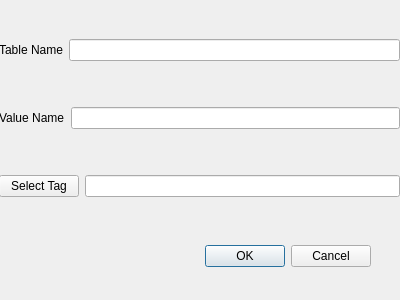
<?xml version="1.0" encoding="UTF-8"?>
<ui version="4.0">
 <class>AddLogValueDialog</class>
 <widget class="QDialog" name="AddLogValueDialog">
  <property name="geometry">
   <rect>
    <x>0</x>
    <y>0</y>
    <width>400</width>
    <height>300</height>
   </rect>
  </property>
  <property name="windowTitle">
   <string>Dialog</string>
  </property>
  <widget class="QDialogButtonBox" name="buttonBox">
   <property name="geometry">
    <rect>
     <x>30</x>
     <y>240</y>
     <width>341</width>
     <height>32</height>
    </rect>
   </property>
   <property name="orientation">
    <enum>Qt::Horizontal</enum>
   </property>
   <property name="standardButtons">
    <set>QDialogButtonBox::Cancel|QDialogButtonBox::Ok</set>
   </property>
  </widget>
  <widget class="QWidget" name="gridLayoutWidget">
   <property name="geometry">
    <rect>
     <x>-1</x>
     <y>-1</y>
     <width>401</width>
     <height>241</height>
    </rect>
   </property>
   <layout class="QGridLayout" name="gridLayout">
    <item row="0" column="0">
     <layout class="QHBoxLayout" name="horizontalLayout">
      <item>
       <widget class="QLabel" name="label">
        <property name="text">
         <string>Table Name</string>
        </property>
       </widget>
      </item>
      <item>
       <widget class="QLineEdit" name="tableNameLineEdit"/>
      </item>
     </layout>
    </item>
    <item row="1" column="0">
     <layout class="QHBoxLayout" name="horizontalLayout_3">
      <item>
       <widget class="QLabel" name="label_2">
        <property name="text">
         <string>Value Name</string>
        </property>
       </widget>
      </item>
      <item>
       <widget class="QLineEdit" name="valueNameLineEdit"/>
      </item>
     </layout>
    </item>
    <item row="2" column="0">
     <layout class="QHBoxLayout" name="horizontalLayout_4">
      <item>
       <widget class="QPushButton" name="selectTagButton">
        <property name="text">
         <string>Select Tag</string>
        </property>
       </widget>
      </item>
      <item>
       <widget class="QLineEdit" name="TagNameLineEdit"/>
      </item>
     </layout>
    </item>
   </layout>
  </widget>
 </widget>
 <resources/>
 <connections>
  <connection>
   <sender>buttonBox</sender>
   <signal>accepted()</signal>
   <receiver>AddLogValueDialog</receiver>
   <slot>accept()</slot>
   <hints>
    <hint type="sourcelabel">
     <x>248</x>
     <y>254</y>
    </hint>
    <hint type="destinationlabel">
     <x>157</x>
     <y>274</y>
    </hint>
   </hints>
  </connection>
  <connection>
   <sender>buttonBox</sender>
   <signal>rejected()</signal>
   <receiver>AddLogValueDialog</receiver>
   <slot>reject()</slot>
   <hints>
    <hint type="sourcelabel">
     <x>316</x>
     <y>260</y>
    </hint>
    <hint type="destinationlabel">
     <x>286</x>
     <y>274</y>
    </hint>
   </hints>
  </connection>
 </connections>
</ui>
